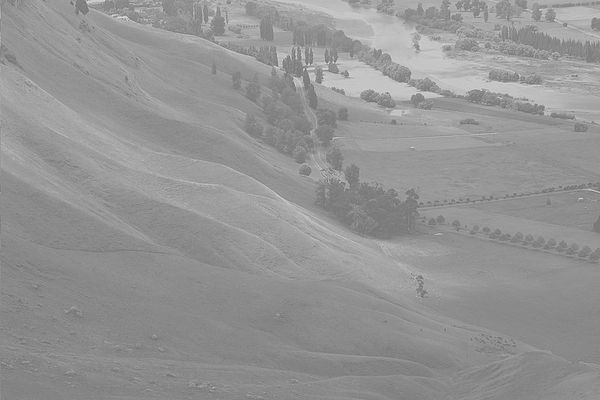
#> input picture images/histogram.jpg, 600 x 400 px, found by its file name
$ python 'L_03_Histogram Equalization(Lab 3 work).py'
#> lines starting #> are read from the running program, lines starting #| are printed output that depends on the picture
import matplotlib.pyplot as plt
import cv2
import numpy as np


def histogram_equalization(image):
  hist, bins = np.histogram(image.flatten(), range(len(np.unique(image)) + 1))
  pdf = hist / np.sum(hist)
  cdf = np.cumsum(pdf)
  cdf_normalized = cdf / cdf[-1]
  transformation_function = np.round(cdf_normalized * (len(bins) - 1)).astype(np.uint8)
  equalized_image1 = transformation_function[image.flatten()]
  equalized_image = equalized_image1.reshape(image.shape)
  return equalized_image

image_path = '.\images\\histogram.jpg'
image = cv2.imread(image_path, cv2.IMREAD_GRAYSCALE)
#> image is the input picture: shape (400, 600); min 105, max 228, mean 148

hist1 = cv2.calcHist([image],[0],None,[256],[0,256])
#> hist1 = 256 values, max 9682 at index 137, min 0 at index 0, mean 937.5
plt.figure(1)
plt.plot(hist1)
plt.title("Original Image Histogram")
plt.show()
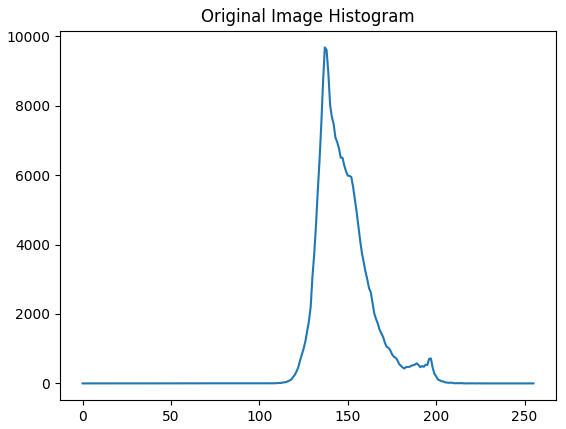
#> figure drawn by matplotlib, 1 panel; curve peaks at x = 137, y = 9682

equalized_image = histogram_equalization(image)
#> in histogram_equalization, `hist, bins = np.histogram(image.flatten(), range(len(np.unique(image))..`: hist = 119 values, max 289 at index 118, min 0 at index 0, mean 4.69; bins = 120 values from 0 to 119
#> in histogram_equalization, `pdf = hist / np.sum(hist)`: pdf = 119 values, max 0.518 at index 118, min 0 at index 0, mean 0.0084
#> in histogram_equalization, `cdf = np.cumsum(pdf)`: cdf = 119 values from 0 to 1
#> in histogram_equalization, `transformation_function = np.round(cdf_normalized * (len(bins) - 1)).a..`: transformation_function = 119 values from 0 to 119
#> (the run stopped early here; a loop or call above may not have finished)
